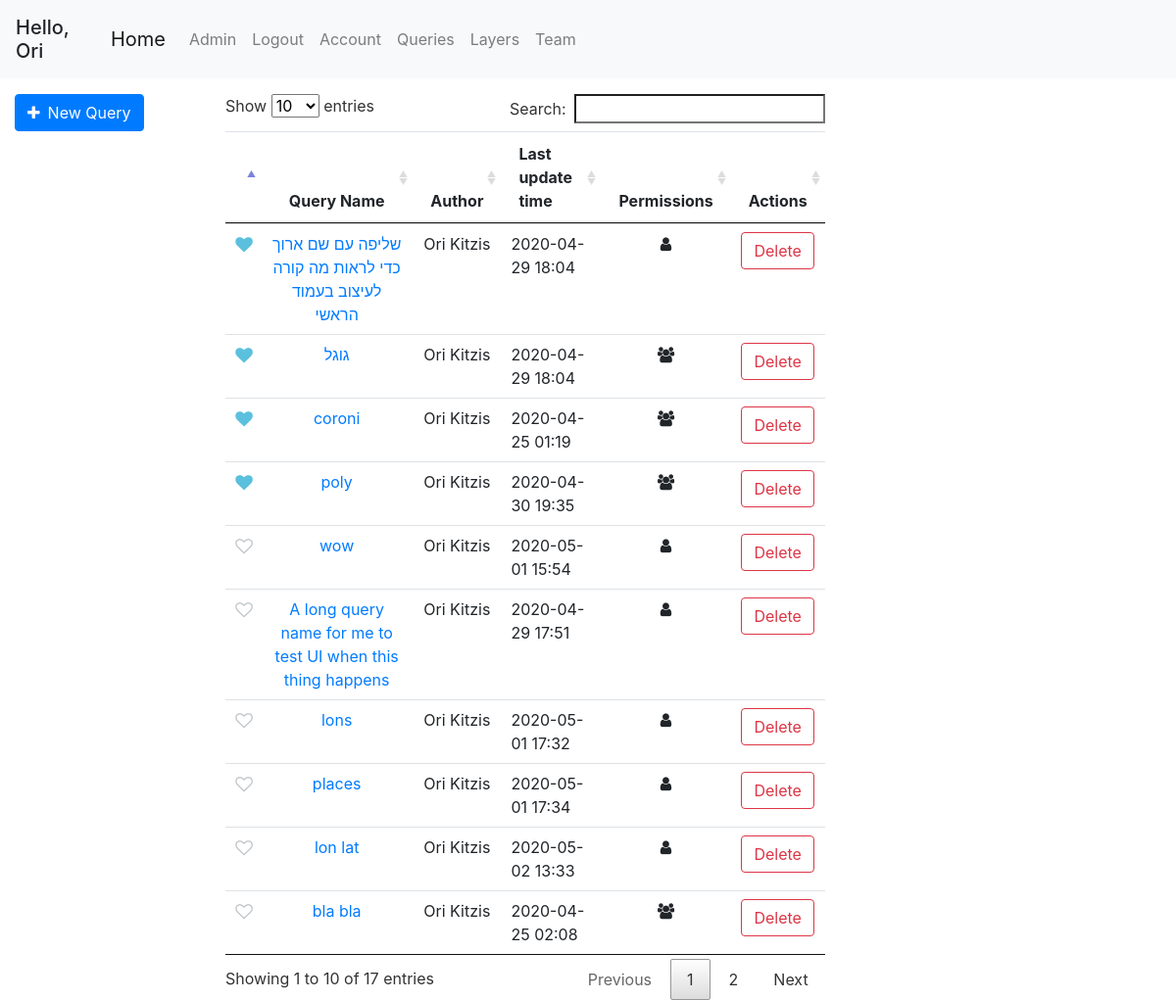
The app's page /queries (signed in), older data.
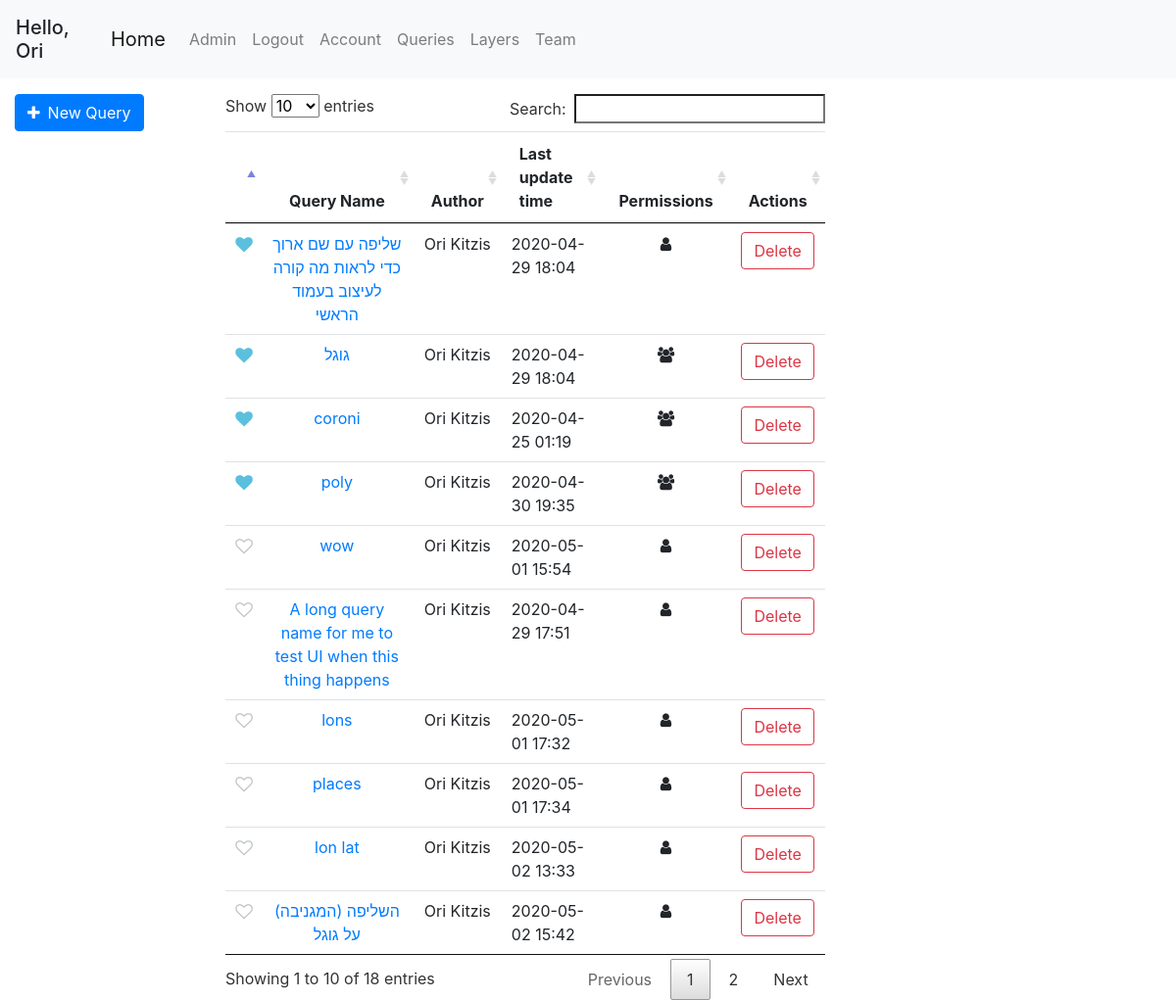
The same page, newer data.
### geoportal/models.py (models this page shows, shortened)
class User(db.Model, UserMixin):
    id = db.Column(db.Integer, primary_key=True)
    username = db.Column(db.String(20), unique=True, nullable=False)
    email = db.Column(db.String(120), unique=True, nullable=False)
    first_name = db.Column(db.String(20), nullable=False, default='')
    last_name = db.Column(db.String(20), nullable=False, default='')
    password = db.Column(db.String(60), nullable=False)
    team_id = db.Column(db.Integer, db.ForeignKey('team.id'))
    roles = db.relationship('Role', secondary='user_roles')
    layers = db.relationship('Layer', backref='user', lazy=True)
    queries = db.relationship('Query', backref='user', lazy=True)
    preferences = db.relationship('UserPreferences', backref='user', lazy=True)
    @property
    def full_name(self):
        return f'{self.first_name} {self.last_name}'
    def has_role(self, role_name):
        for role in self.roles:
            if role.name == role_name:
                return True
        return False

class Query(db.Model):
    id = db.Column(db.Integer, primary_key=True)
    user_id = db.Column(db.Integer, db.ForeignKey('user.id'), nullable=False, default=0)
    query_name = db.Column(db.String(120))
    db_name = db.Column(db.String(20))
    date_uploaded = db.Column(db.DateTime, nullable=False, default=datetime.datetime.now)
    last_update_time = db.Column(db.DateTime, nullable=False, default=datetime.datetime.now)
    query_text = db.Column(db.Text, nullable=False, default='')
    only_user = db.Column(db.Boolean, default=False)
    only_team = db.Column(db.Boolean, default=False)
    public = db.Column(db.Boolean, default=True)
    parameters = db.relationship('QueryTextParameters', backref='query', lazy=True)
    polygon_parameters = db.relationship('QueryPolygonParameters', backref='query', lazy=True)
    @property
    def pretty_last_update_time(self):
        return self.last_update_time.strftime('%Y-%m-%d %H:%M')

### geoportal/queries/views.py (the view)
@queries.route('/queries')
@login_required
def get_queries():
    queries = get_allowed_queries()
    marked_queries = db.session.query(UserMarkedQuery.query_id).filter_by(user_id=current_user.id).all()
    marked_queries = [query[0] for query in marked_queries]
    return render_template('queries.html', queries=queries, marked_queries=marked_queries)

### geoportal/models.py (called while the page is built)
@login_manager.user_loader
def load_user(user_id):
    return User.query.get(int(user_id))

### geoportal/queries/utils.py (called while the page is built)
def marked_queries_first(queries):
    return sorted(queries, key=lambda query: UserMarkedQuery.query.filter(and_(UserMarkedQuery.query_id == query.id, UserMarkedQuery.user_id == current_user.id)).first() is not None, reverse=True)

def get_allowed_queries():
    if current_user.is_authenticated:
        queries = Query.query.order_by(Query.only_user.desc(), Query.public).all()
        authorized_queries = []
        for query in queries:
            if query.public or (query.only_team and User.query.get(query.user_id).team_id == current_user.team_id) or query.user_id == current_user.id:
                authorized_queries.append(query)
        queries = authorized_queries
        queries = marked_queries_first(queries)
    else:
        queries = Query.query.filter_by(public=True).all()
    return queries

### geoportal/templates/queries.html (shortened to what this page needs)
{% extends "base.html" %}
{% block left_sidebar %}
    <form class="mt-3" action="/query">
        <button class="btn btn-primary"><span class="fa fa-plus mr-2"></span>New Query</button>
    </form>
{% endblock left_sidebar %}
{% block content %}
<div class="col-md-10 mt-3">
    <table id="queries-table" class="table table-hover table-condensed dataTable no-footer">
        <thead style="text-align: center">
            <tr>
                <th></th>
                <th>Query Name</th>
                <th>Author</th>
                <th style="text-align: left">Last update time</th>
                <th>Permissions</th>
                <th>Actions</th>
            </tr>
        </thead>
        <tbody style="text-align: center">
        {% for query in queries %}
            <tr id="{{ query.id }}">
                <td>
                    <div class="pretty p-icon p-toggle p-plain">
                        <div class="state p-off">
                            <i class="icon fa fa-heart-o "></i>
                        </div>
                        <div class="state p-on p-info-o">
                            <i class="icon fa fa-heart"></i>
                        </div>
                    </div>
                </td>
                <td > <a href="/query/{{ query.id }}">{{ query.query_name }}</a></td>
                <td>{{ query.user.full_name }}</td>
                <td style="text-align: left">{{ query.pretty_last_update_time }}</td>
                <td>
                    {% if query.only_user %}
                    <span class="fa fa-user"></span>
                    {% elif query.only_team %}
                    <span class="fa fa-users"></span>
                    {% else %}
                    <span class="fa fa-globe"></span>
                    {% endif %}
                </td>
                <td>
                    {% if query.user_id == current_user.id %}
                        <button class="btn btn-outline-danger" onclick="deleteQuery({{ query.id }})">Delete</button>
                    {% endif %}
                </td>
            </tr>
        {% endfor %}
        </tbody>
    </table>
</div>
{% endblock content %}

### geoportal/templates/base.html (shortened to what this page needs)
<!DOCTYPE html>
<html lang="en">
<head>
    <link rel="stylesheet" href="/static/css/bootstrap/bootstrap.min.css"/>
    <link rel="stylesheet" href="/static/css/style.css"/>
    <link rel="stylesheet" href="/static/css/leaflet/leaflet.css"/>
    <link rel="stylesheet" href="/static/css/leaflet/leaflet.draw.css"/>
    <link rel="stylesheet" href="/static/css/dataTable/jquery.dataTables.min.css">
    <link rel="stylesheet" href="https://cdnjs.cloudflare.com/ajax/libs/font-awesome/4.7.0/css/font-awesome.min.css">
    <link rel="stylesheet" href="/static/css/utils/pretty-checkbox.min.css">
    <link rel="stylesheet" href="/static/css/leaflet/leaflet.contextmenu.css">
</head>
<body>
    <header class="site-header">
        <nav class="navbar navbar-expand-lg navbar-fixed-top navbar-light bg-light">
            {% if current_user.is_authenticated %}
            <h5 class="mt-2">Hello, {{ current_user.first_name }}</h5>
            {% endif %}
            <div class="container">
                <a class="navbar-brand" href="{{ url_for('main.home') }}">Home</a>
                <div class="collapse navbar-collapse" id="navbarSupportedContent">
                    <ul class="navbar-nav mr-auto">
                        {% if current_user.is_authenticated %}
                            {% if current_user.has_role('Admin') %}
                                <li class="nav-item"><a class="nav-link" href="/admin">Admin</a></li>
                            {% endif %}
                            <li class="nav-item"><a class="nav-link" href="{{ url_for('users.logout') }}">Logout</a></li>
                            <li class="nav-item"><a class="nav-link" href="{{ url_for('users.account') }}">Account</a></li>
                            <li class="nav-item"><a class="nav-link" href="{{ url_for('queries.get_queries') }}">Queries</a></li>
                            <li class="nav-item"><a class="nav-link" href="{{ url_for('mapping.get_layers') }}">Layers</a></li>
                            {% if current_user.team_id %}
                                <li class="nav-item"><a class="nav-link" href="{{ url_for('users.team') }}">Team</a></li>
                            {% else %}
                                <li class="nav-item"><a class="nav-link" href="{{ url_for('users.new_team') }}">Create Team</a></li>
                            {% endif %}
                        {% else %}
                            <li class="nav-item"><a class="nav-link" href="{{ url_for('users.login') }}">Login</a></li>
                            <li class="nav-item"><a class="nav-link" href="{{ url_for('users.register') }}">Register</a></li>
                        {% endif %}
                    </ul>
                </div>
            </div>
        </nav>
    </header>
    <div class="container-fluid" id="content">
        <div class="row">
            <div class="col-md-3 col-lg-2 pr-0 sidebar">
                {% block left_sidebar %}{% endblock %}
            </div>
            <div class="col-md-6 col-lg-8 main">
                {% block content %}{% endblock %}
            </div>
            <div class="col-md-3 col-lg-2 sidebar" id="right-sidebar">
            </div>
        </div>
    </div>
</body>
</html>

Row changes from the older to the newer data that the page shows:
no longer on this page (row unchanged): Query: query_name "bla bla", user.full_name "Ori Kitzis", pretty_last_update_time "2020-04-25 02:08", only_user False (drawn)
added Query: query_name "השליפה (המגניבה) על גוגל", user.full_name "Ori Kitzis", pretty_last_update_time "2020-05-02 15:42", only_user True (drawn)
Text that changed along with them:
text written by a page script: "Show entries Search: Showing 1 to 10 of 17 entries Previous 1 2 Next" → "Show entries Search: Showing 1 to 10 of 18 entries Previous 1 2 Next"
